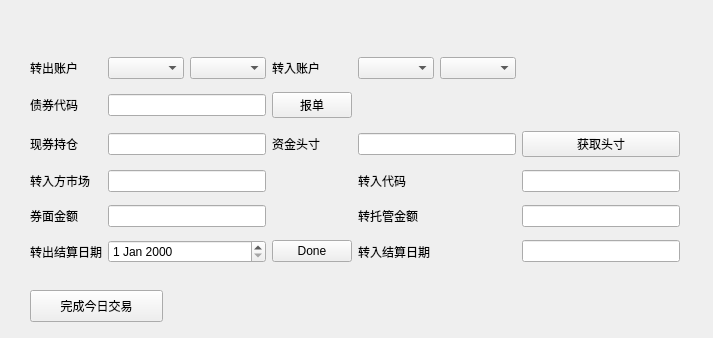
<?xml version="1.0" encoding="UTF-8"?>
<ui version="4.0">
 <class>Dialog</class>
 <widget class="QMdiSubWindow" name="Dialog">
  <property name="geometry">
   <rect>
    <x>0</x>
    <y>0</y>
    <width>713</width>
    <height>338</height>
   </rect>
  </property>
  <property name="sizePolicy">
   <sizepolicy hsizetype="Preferred" vsizetype="Preferred">
    <horstretch>0</horstretch>
    <verstretch>0</verstretch>
   </sizepolicy>
  </property>
  <property name="windowTitle">
   <string>债券要素</string>
  </property>
  <widget class="QWidget" name="layoutWidget" native="true">
   <property name="geometry">
    <rect>
     <x>10</x>
     <y>10</y>
     <width>691</width>
     <height>321</height>
    </rect>
   </property>
   <widget class="QWidget" name="layoutWidget">
    <property name="geometry">
     <rect>
      <x>20</x>
      <y>40</y>
      <width>650</width>
      <height>221</height>
     </rect>
    </property>
    <layout class="QGridLayout" name="gridLayout">
     <item row="2" column="0">
      <widget class="QLabel" name="label_20">
       <property name="text">
        <string>现券持仓</string>
       </property>
      </widget>
     </item>
     <item row="1" column="2">
      <widget class="QPushButton" name="send_order">
       <property name="text">
        <string>报单</string>
       </property>
      </widget>
     </item>
     <item row="5" column="3">
      <widget class="QLabel" name="label_10">
       <property name="text">
        <string>转入结算日期</string>
       </property>
      </widget>
     </item>
     <item row="2" column="2">
      <widget class="QLabel" name="label_21">
       <property name="text">
        <string>资金头寸</string>
       </property>
      </widget>
     </item>
     <item row="3" column="0">
      <widget class="QLabel" name="label_2">
       <property name="text">
        <string>转入方市场</string>
       </property>
      </widget>
     </item>
     <item row="5" column="4">
      <widget class="QLineEdit" name="transfer_finish_date"/>
     </item>
     <item row="5" column="0">
      <widget class="QLabel" name="label_9">
       <property name="text">
        <string>转出结算日期</string>
       </property>
      </widget>
     </item>
     <item row="2" column="1">
      <widget class="QLineEdit" name="bond_position"/>
     </item>
     <item row="5" column="2">
      <widget class="QPushButton" name="get_transfer_info">
       <property name="text">
        <string>Done</string>
       </property>
      </widget>
     </item>
     <item row="2" column="4">
      <widget class="QPushButton" name="get_position">
       <property name="text">
        <string>获取头寸</string>
       </property>
      </widget>
     </item>
     <item row="1" column="0">
      <widget class="QLabel" name="label">
       <property name="text">
        <string>债券代码</string>
       </property>
      </widget>
     </item>
     <item row="3" column="1">
      <widget class="QLineEdit" name="target_exchange"/>
     </item>
     <item row="3" column="3">
      <widget class="QLabel" name="label_5">
       <property name="text">
        <string>转入代码</string>
       </property>
      </widget>
     </item>
     <item row="0" column="0">
      <widget class="QLabel" name="label_3">
       <property name="text">
        <string>转出账户</string>
       </property>
      </widget>
     </item>
     <item row="1" column="1">
      <widget class="QLineEdit" name="code"/>
     </item>
     <item row="0" column="3">
      <layout class="QHBoxLayout" name="horizontalLayout_3">
       <item>
        <widget class="QComboBox" name="list_type_2"/>
       </item>
       <item>
        <widget class="QComboBox" name="account_list_2"/>
       </item>
      </layout>
     </item>
     <item row="0" column="1">
      <layout class="QHBoxLayout" name="horizontalLayout_2">
       <item>
        <widget class="QComboBox" name="list_type"/>
       </item>
       <item>
        <widget class="QComboBox" name="account_list">
         <property name="sizePolicy">
          <sizepolicy hsizetype="Preferred" vsizetype="Preferred">
           <horstretch>0</horstretch>
           <verstretch>0</verstretch>
          </sizepolicy>
         </property>
        </widget>
       </item>
      </layout>
     </item>
     <item row="5" column="1">
      <widget class="QDateEdit" name="transfer_start_date"/>
     </item>
     <item row="2" column="3">
      <widget class="QLineEdit" name="cash_position"/>
     </item>
     <item row="4" column="0">
      <widget class="QLabel" name="label_6">
       <property name="text">
        <string>券面金额</string>
       </property>
      </widget>
     </item>
     <item row="4" column="1">
      <widget class="QLineEdit" name="lineEdit"/>
     </item>
     <item row="4" column="4">
      <widget class="QLineEdit" name="transfer_amount"/>
     </item>
     <item row="4" column="3">
      <widget class="QLabel" name="label_7">
       <property name="text">
        <string>转托管金额</string>
       </property>
      </widget>
     </item>
     <item row="3" column="4">
      <widget class="QLineEdit" name="in_code"/>
     </item>
     <item row="0" column="2">
      <widget class="QLabel" name="label_4">
       <property name="text">
        <string>转入账户</string>
       </property>
      </widget>
     </item>
    </layout>
   </widget>
   <widget class="QPushButton" name="is_last_trade">
    <property name="geometry">
     <rect>
      <x>20</x>
      <y>280</y>
      <width>133</width>
      <height>32</height>
     </rect>
    </property>
    <property name="text">
     <string>完成今日交易</string>
    </property>
   </widget>
  </widget>
 </widget>
 <customwidgets>
  <customwidget>
   <class>QMdiSubWindow</class>
   <extends>QWidget</extends>
   <header>qmdisubwindow.h</header>
   <container>1</container>
  </customwidget>
 </customwidgets>
 <resources/>
 <connections/>
</ui>
